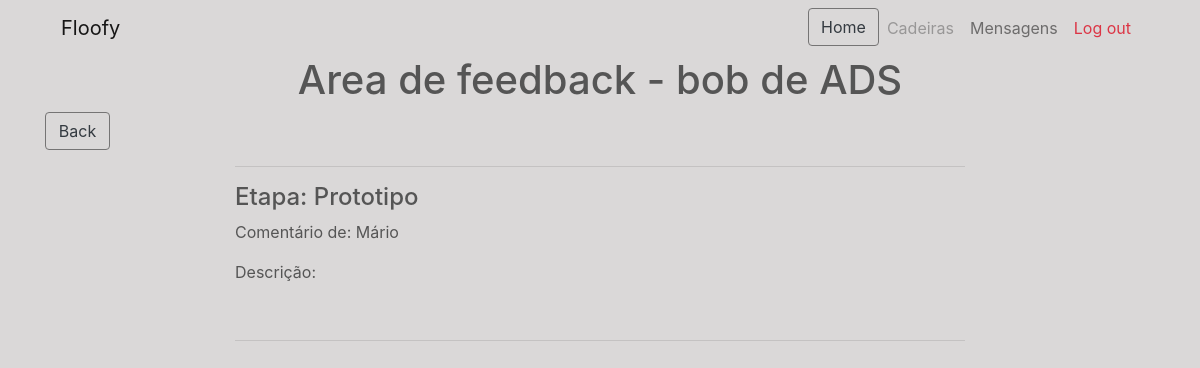
The app's page /mygroup/2/feedback/ (signed in) with its own data.
### login/models.py (models this page shows, shortened)
class Group(models.Model):
    subject = models.ForeignKey(Subject, on_delete=models.CASCADE)
    members = models.ManyToManyField(User)
    name = models.CharField(max_length=20)

class Subject(models.Model):
    name = models.CharField(max_length=50)
    groups_max = models.IntegerField(default=7)
    groups_deadline = models.DateField(blank=True,null=True)
    groups_on = models.BooleanField(default=False)
    def __str__(self):
        return f'{self.name}'

class Feedback(models.Model):
    group = models.ForeignKey(Group, on_delete=models.CASCADE,blank=True, null=True)
    owner = models.ForeignKey(User, blank=True, null=True, on_delete=models.CASCADE)
    stage = models.ForeignKey(Stage, on_delete=models.CASCADE,blank=True, null=True)
    description = models.CharField(max_length=200)

class Stage(models.Model):
    subject = models.ForeignKey(Subject, on_delete=models.CASCADE)
    number = models.IntegerField(default=0)
    name = models.CharField(max_length=20)
    description = models.CharField(max_length=100)
    deadline = models.DateField(blank=True, null=True)

class User(AbstractBaseUser):
    email = models.EmailField(
        verbose_name='email address',
        max_length=255,
        unique=True,
    )
    date_of_birth = models.DateField(blank=True, null=True)
    is_active = models.BooleanField(default=True)
    is_admin = models.BooleanField(default=False)
    is_student = models.BooleanField(default=False)
    is_teacher = models.BooleanField(default=False)
    subjects = models.ManyToManyField(Subject, null=True, blank=True)
    firstname = models.CharField(blank=True, null=True, max_length=20)
    surname = models.CharField(blank=True, null=True, max_length=20)
    objects = UserManager()
    USERNAME_FIELD = 'email'

### mygroup/views.py (the view)
# urls.py: path('<int:sub_id>/feedback/', views.view_feedback, name='view-feedback'),
def view_feedback(request, sub_id=None):
    try:
        subject = Subject.objects.get(id=sub_id)
    except:
        raise Http404
    context = {}
    context['subject'] = subject
    groups = Group.objects.filter(subject=subject)
    for group in groups:
        if request.user in group.members.all():
            context['group'] = group
            context['feedbacks'] = Feedback.objects.filter(group=group)
    return render(request, 'mygroup/feedback.html', context)

### templates/mygroup/feedback.html
{% extends "base.html" %}
{% block content %}
<div id="rf">
    <div class="container">
        <div class="row centered">
            <div class="col-lg-10 offset-lg-1">
            <h1 class="text-center" id="area_student_title">Area de feedback - {{ group.name }} de {{ group.subject}}  </h1>
            </div>
        </div>
    </div>
</div>
<div class="container">
    <div class="row text-left">
        <div class="col-lg-1">
            <a id="link_nav" class="text-center btn btn-block btn-outline-dark" href="{% url 'mygroup' subject.id %}"> Back</a>
        </div>
    </div>
</div>
<div class="container">
    <div class="row text-center">
        <div class="col-lg-8 offset-lg-2 text-left">
            <hr>
            {% for feedback in feedbacks %}
            <h4>Etapa: {{ feedback.stage.name }}</h4>
            <p>Comentário de: {{ feedback.owner.firstname }}</p>
            <p>Descrição: {{ feedback.description }}</p>
            <br>
            <hr>
            {% endfor %}
        </div>
    </div>
</div>
<br>
{% endblock %}

### login/static/css/login.css (style rules this page uses)
#link_nav { border: 1px solid rgb(117, 116, 116); }

### login/static/css/main.css (style rules this page uses)
body { background-color: #dad8d8; color: #555; -webkit-font-smothing: antialiased; -webkit-overflow-scrolling: touch; }

### records on screen
Group: name "bob", subject "ADS"
Feedback: stage.name "Prototipo", owner.firstname "Mário"
